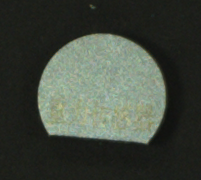
#> input picture python/org_muban/muban_1.bmp, 201 x 180 px, found by its file name
$ python new_new_shape_lcp.py
#> lines starting #> are read from the running program, lines starting #| are printed output that depends on the picture; after the words box and inside, x2 and y2 are one past the last pixel; in counts of white or black regions, pixels touching at a corner belong together
import cv2
import numpy as np
import matplotlib.pyplot as plt
from scipy.optimize import minimize

def visualize_corners(img_gray, corners):
    # 将角点绘制在灰度图像上
    img_copy = img_gray.copy()
    for corner in corners:
        x, y = corner.ravel()
        cv2.circle(img_copy, (int(x), int(y)), radius=3, color=255, thickness=-1)
    cv2.imshow('Corners', img_copy)
    cv2.waitKey(0)
    cv2.destroyAllWindows()

def visualize_weights_color(img_gray, points, weights, max_weight=100.0):
    # 创建一个与灰度图像大小相同的彩色图像，用于显示权重
    weight_img = np.zeros((img_gray.shape[0], img_gray.shape[1], 3), dtype=np.uint8)

    # 将权重值映射到颜色空间
    for pt, weight in zip(points, weights):
        x, y = pt.astype(int)
        # 使用Blue到Red的颜色映射
        weight_img[y, x] = np.array([int(weight / max_weight * 255), 0, int((1 - weight / max_weight) * 255)])

    # 显示结果图像
    cv2.imshow('Weight Map (Color)', weight_img)
    cv2.waitKey(0)
    cv2.destroyAllWindows()


def shape_context_matching_with_weighted_hausdorff(img1, img2, n_points=100, corner_radius=10):
    import cv2
    import numpy as np
    import matplotlib.pyplot as plt
    from scipy.optimize import minimize
    from scipy.spatial.distance import cdist

    def sample_contour_points(img, n):
        _, img = cv2.threshold(img, 127, 255, cv2.THRESH_BINARY+cv2.THRESH_OTSU)
        contours, _ = cv2.findContours(img, cv2.RETR_EXTERNAL, cv2.CHAIN_APPROX_NONE)
        cnt = max(contours, key=cv2.contourArea)
        idx = np.round(np.linspace(0, len(cnt) - 1, n)).astype(int)
        return cnt[idx, 0, :]

    def compute_centroid_mask_from_points(img_shape, points):
        mask = np.zeros(img_shape, dtype=np.uint8)
        cv2.drawContours(mask, [points.astype(np.int32)], -1, 255, thickness=-1)
        M = cv2.moments(mask)
        cx = M['m10'] / M['m00']
        cy = M['m01'] / M['m00']
        return np.array([cx, cy], dtype=np.float32)

    def detect_corners_from_image(img_gray, max_corners=10, quality_level=0.1, min_distance=30):
        corners = cv2.goodFeaturesToTrack(img_gray, maxCorners=max_corners,
                                          qualityLevel=quality_level,
                                          minDistance=min_distance)
        if corners is None:
            return np.empty((0, 2), dtype=np.float32)
        return corners.reshape(-1, 2)

    def assign_weights(points, corners, radius):
        weights = np.ones(len(points), dtype=np.float32)
        if len(corners) == 0:
            return weights
        for i, pt in enumerate(points):
            dists = np.linalg.norm(corners - pt, axis=1)
            if np.any(dists <= radius):
                weights[i] = 1.0  # 角点邻域权重
        return weights

    def transform_points(points, theta, scale):
        R = np.array([
            [np.cos(theta), -np.sin(theta)],
            [np.sin(theta),  np.cos(theta)]
        ])
        return scale * points @ R.T

    def weighted_hausdorff_distance(params, src, dst, weights_src, weights_dst):
        theta, scale = params
        transformed = transform_points(src, theta, scale)
        D = cdist(transformed, dst)
        d1 = np.min(D, axis=1)
        d1_weighted = d1 * weights_src
        d2 = np.min(D, axis=0)
        d2_weighted = d2 * weights_dst
        return max(np.max(d1_weighted), np.max(d2_weighted))
    # [29 lines of commented-out code are left out]
    def to_gray(img):
        if len(img.shape) == 3:
            return cv2.cvtColor(img, cv2.COLOR_BGR2GRAY)
        return img

    # 1. 采样轮廓点
    pts1 = sample_contour_points(img1, n_points).astype(np.float32)
    pts2 = sample_contour_points(img2, n_points).astype(np.float32)

    # 2. 计算实心区域质心中心化
    center1 = compute_centroid_mask_from_points(img1.shape, pts1)
    center2 = compute_centroid_mask_from_points(img2.shape, pts2)
    pts1_centered = pts1 - center1
    pts2_centered = pts2 - center2

    # 3. 从原图灰度图检测角点
    gray1 = to_gray(img1)
    gray2 = to_gray(img2)
    corners1 = detect_corners_from_image(gray1)
    visualize_corners(gray1, corners1)
    corners2 = detect_corners_from_image(gray2)
    visualize_corners(gray2, corners2)
    pts1_restored = pts1_centered + center1
    pts2_restored = pts2_centered + center2

    # 4. 赋予轮廓点权重，角点邻域权重5，其他1
    weights1 = assign_weights(pts1_centered, corners1 - center1, corner_radius)
    weights1_restored = assign_weights(pts1_restored, corners1, corner_radius)
    visualize_weights_color(gray1, pts1_restored, weights1_restored)
    weights2 = assign_weights(pts2_centered, corners2 - center2, corner_radius)
    weights2_restored = assign_weights(pts2_restored, corners2, corner_radius)
    visualize_weights_color(gray2, pts2_restored, weights2_restored)
    # weights1 = weights1 / np.mean(weights1)
    # weights2 = weights2 / np.mean(weights2)
    # 5. 优化
    initial_params = [0.0, 1.0]
    bounds = [(-np.pi, np.pi), (0.8, 1.2)]
    result = minimize(weighted_hausdorff_distance, initial_params,
                      args=(pts1_centered, pts2_centered, weights1, weights2),
                      bounds=bounds, strategy='best1bin', maxiter=1000, tol=1e-6)
    theta_opt, scale_opt = result.x

    # 6. 应用变换恢复平移
    pts1_transformed = transform_points(pts1_centered, theta_opt, scale_opt) + center2

    # 7. 可视化
    plt.figure(figsize=(12, 5))
    plt.subplot(1, 2, 1)
    plt.title("Original Points")
    plt.scatter(pts1[:, 0], pts1[:, 1], c='blue', label='Template')
    plt.scatter(pts2[:, 0], pts2[:, 1], c='red', label='Target')
    plt.gca().invert_yaxis()
    plt.legend()

    plt.subplot(1, 2, 2)
    plt.title("Aligned Template (Weighted Hausdorff)")
    plt.scatter(pts1_transformed[:, 0], pts1_transformed[:, 1], c='green', label='Transformed Template')
    plt.scatter(pts2[:, 0], pts2[:, 1], c='red', label='Target')
    plt.gca().invert_yaxis()
    plt.legend()

    plt.tight_layout()
    plt.show()

    return pts1_transformed, pts2, theta_opt, scale_opt


if __name__ == '__main__':
    img1 = cv2.imread('org_muban\muban_1.bmp', 0)
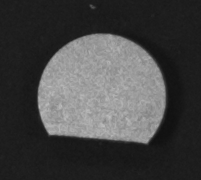
#> img1: shape (180, 201); min 16, max 189, mean 68.2
    M = cv2.getRotationMatrix2D((img1.shape[1]//2, img1.shape[0]//2), -50, 0.9)
    img2 = cv2.warpAffine(img1, M, (img1.shape[1], img1.shape[0]))
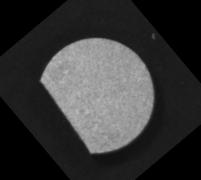
#> img2: shape (180, 201); min 0, max 188, mean 53
    # img2 = cv2.imread('target.png', 0)
    # _, bin1 = cv2.threshold(img1, 127, 255, cv2.THRESH_BINARY+cv2.THRESH_OTSU)
    # _, bin2 = cv2.threshold(img2, 127, 255, cv2.THRESH_BINARY+cv2.THRESH_OTSU)

    # 方法一：Shape Context 匹配点对并可视化
    _,_,theta_opt,scale_opt = shape_context_matching_with_weighted_hausdorff(img1, img2)
#> in sample_contour_points, `_, img = cv2.threshold(img, 127, 255, cv2.THRESH_BINARY+cv2.THRESH_OTSU)`:
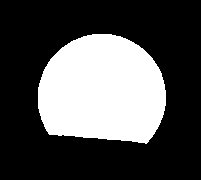
#> img: shape (180, 201); 31.3% white; 1 white region
#> in sample_contour_points, `contours, _ = cv2.findContours(img, cv2.RETR_EXTERNAL, cv2.CHAIN_APPRO..`: contours = 1 contour; box (x1, y1, x2, y2) and area: (38, 34, 166, 144) 11140
#> in sample_contour_points, `cnt = max(contours, key=cv2.contourArea)`: cnt = contour of 359 points, box (x1, y1, x2, y2) (38, 34, 166, 144), area 11140
#> in sample_contour_points, `idx = np.round(np.linspace(0, len(cnt) - 1, n)).astype(int)`: idx = 100 values from 0 to 358
#> in shape_context_matching_with_weighted_hausdorff, `pts1 = sample_contour_points(img1, n_points).astype(np.float32)`: pts1 = 100 pairs, first value 38 to 165, second value 34 to 143
#> call 2 of sample_contour_points, with n = 100
#> in sample_contour_points (call 2), `_, img = cv2.threshold(img, 127, 255, cv2.THRESH_BINARY+cv2.THRESH_OTSU)`:
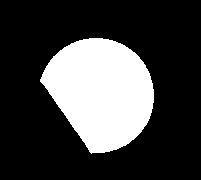
#> img: shape (180, 201); 25.4% white; 1 white region
#> in sample_contour_points (call 2), `contours, _ = cv2.findContours(img, cv2.RETR_EXTERNAL, cv2.CHAIN_APPRO..`: contours = 1 contour; box (x1, y1, x2, y2) and area: (40, 38, 154, 154) 9052
#> in sample_contour_points (call 2), `cnt = max(contours, key=cv2.contourArea)`: cnt = contour of 307 points, box (x1, y1, x2, y2) (40, 38, 154, 154), area 9052
#> in sample_contour_points (call 2), `idx = np.round(np.linspace(0, len(cnt) - 1, n)).astype(int)`: idx = 100 values from 0 to 306
#> in shape_context_matching_with_weighted_hausdorff, `pts2 = sample_contour_points(img2, n_points).astype(np.float32)`: pts2 = 100 pairs, first value 40 to 153, second value 38 to 153
#> in compute_centroid_mask_from_points, `cv2.drawContours(mask, [points.astype(np.int32)], -1, 255, thickness=-1)`: mask: shape (180, 201); 31.3% white; 1 white region, box (x1, y1, x2, y2) and area: (38, 34, 166, 144) 11307
#> in compute_centroid_mask_from_points, `M = cv2.moments(mask)`: M = moments, m00 2883285, centre m10/m00, m01/m00 = (101.9, 90.32)
#> in compute_centroid_mask_from_points, `cx = M['m10'] / M['m00']`: cx = 101.9
#> in compute_centroid_mask_from_points, `cy = M['m01'] / M['m00']`: cy = 90.32
#> in shape_context_matching_with_weighted_hausdorff, `center1 = compute_centroid_mask_from_points(img1.shape, pts1)`: center1 = [101.9, 90.32]
#> in compute_centroid_mask_from_points (call 2), `cv2.drawContours(mask, [points.astype(np.int32)], -1, 255, thickness=-1)`: mask: shape (180, 201); 25.4% white; 1 white region, box (x1, y1, x2, y2) and area: (40, 38, 154, 154) 9207
#> in shape_context_matching_with_weighted_hausdorff, `center2 = compute_centroid_mask_from_points(img2.shape, pts2)`: center2 = [100.8, 91.58]
#> in shape_context_matching_with_weighted_hausdorff, `pts1_centered = pts1 - center1`: pts1_centered = 100 pairs, first value -63.9 to 63.1, second value -56.32 to 52.68
#> in shape_context_matching_with_weighted_hausdorff, `pts2_centered = pts2 - center2`: pts2_centered = 100 pairs, first value -60.83 to 52.17, second value -53.58 to 61.42
#> in detect_corners_from_image, `corners = cv2.goodFeaturesToTrack(img_gray, maxCorners=max_corners, qu..`: corners = [[49, 134], [90, 5], [146, 142], [126, 118], [149, 58], [75, 42], [48, 104], [90, 137], [110, 35], [48, 74]]
#> in shape_context_matching_with_weighted_hausdorff, `corners1 = detect_corners_from_image(gray1)`: corners1 has the same summary as corners in detect_corners_from_image
#> the loop in visualize_corners, `for corner in corners:` made 10 passes
#> after the loop in visualize_corners, `for corner in corners:`:
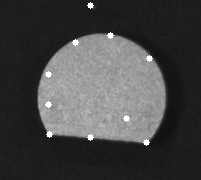
#> img_copy: shape (180, 201); 0.8% of pixels changed, all inside (x1, y1, x2, y2) = (45, 2, 153, 146)
#> in shape_context_matching_with_weighted_hausdorff, `corners2 = detect_corners_from_image(gray2)`: corners2 = [[40, 80], [91, 152], [153, 34], [151, 105], [80, 110], [110, 42], [144, 65], [72, 45], [124, 91], [81, 79]]
#> the loop in visualize_corners (call 2), `for corner in corners:` made 10 passes
#> after the loop in visualize_corners (call 2), `for corner in corners:`:
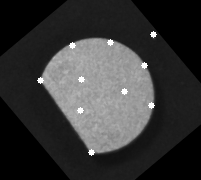
#> img_copy: shape (180, 201); 0.8% of pixels changed, all inside (x1, y1, x2, y2) = (37, 31, 157, 156)
#> in shape_context_matching_with_weighted_hausdorff, `pts1_restored = pts1_centered + center1`: pts1_restored has the same summary as pts1
#> in shape_context_matching_with_weighted_hausdorff, `pts2_restored = pts2_centered + center2`: pts2_restored has the same summary as pts2
#> in assign_weights, `weights = np.ones(len(points), dtype=np.float32)`: weights = 100 values from 1 to 1
#> the loop in assign_weights, `for i, pt in enumerate(points):` made 100 passes
#> pt on passes 1 to 12: [-9.9, -56.32], [-13.9, -55.32], [-16.9, -54.32], [-20.9, -53.32], [-23.9, -52.32], [-27.9, -50.32], [-31.9, -48.32], [-34.9, -46.32], [-38.9, -43.32], [-42.9, -40.32], [-45.9, -37.32], [-49.9, -33.32]
#> the loop in assign_weights (call 2), `for i, pt in enumerate(points):` made 100 passes
#> pt on passes 1 to 12: [92, 34], [88, 35], [85, 36], [81, 37], [78, 38], [74, 40], [70, 42], [67, 44], [63, 47], [59, 50], [56, 53], [52, 57]
#> the loop in visualize_weights_color, `for pt, weight in zip(points, weights):` made 100 passes
#> after the loop in visualize_weights_color, `for pt, weight in zip(points, weights):`:
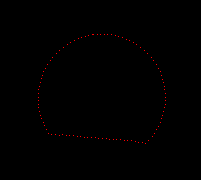
#> weight_img: shape (180, 201, 3); mean of channels 0, 1, 2 0, 0, 0.7; drawn as B, G, R
#> the loop in visualize_weights_color (call 2), `for pt, weight in zip(points, weights):` made 100 passes
#> (x, y) on passes 1 to 12: (89, 38), (86, 39), (83, 39), (80, 40), (77, 41), (74, 42), (70, 44), (67, 46), (64, 47), (61, 50), (58, 52), (55, 55)
#> (the run stopped early here; a loop or call above may not have finished)
